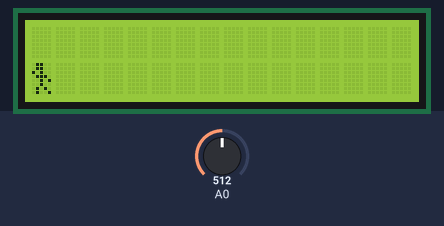
Recording of a sketch running on a simulated Arduino Uno, built with avr-gcc and run on an emulated ATmega328P. Shown: 16×2 character LCD. The test bench sets the inputs (shaded band); at power-on: A0 = 512. At 8.0 s the program stops and its outputs stay as they are.

Above: at 0.61 s.
1.3 s: A0 set to 50
At 1.63 s:
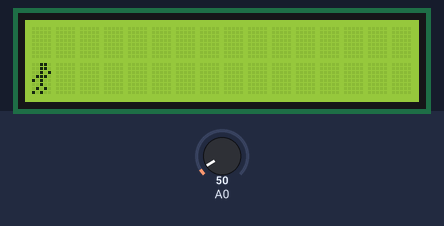
4.0 s: A0 set to 210
At 5.0 s:
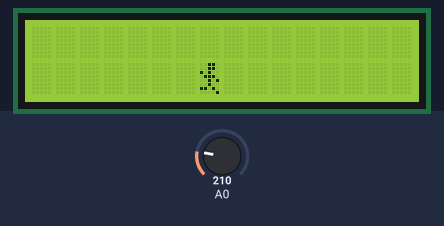
5.8 s: A0 set to 190
At 6.7 s:
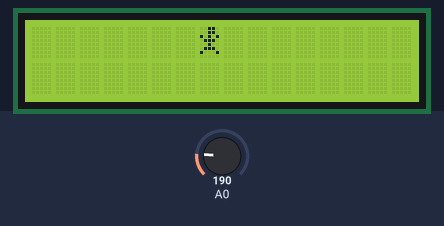
7.5 s: A0 set to 716
At 8.3 s:
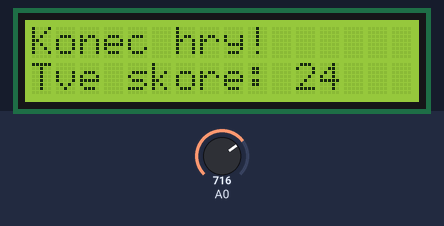
Timing chart, 0 to 9.5 s (numbered marks = the images above; inputs shaded):
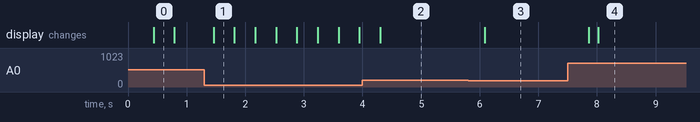

The sketch:

11_simple_stickman_game.ino
```cpp
#include <LiquidCrystal.h>

LiquidCrystal lcd(8,9,4,5,6,7);

byte personRight[8] = {
  0b00110,
  0b00110,
  0b00101,
  0b01110,
  0b10100,
  0b00100,
  0b01010,
  0b10100
};

byte personLeft[8] = {
  0b01100,
  0b01100,
  0b10100,
  0b01110,
  0b00101,
  0b00100,
  0b01010,
  0b01001
};

byte personJump[8] = {
  0b00110,
  0b00110,
  0b10101,
  0b01110,
  0b00100,
  0b01110,
  0b10001,
  0b00000
};

byte person[8] = {
  0b00110,
  0b00110,
  0b00100,
  0b01110,
  0b10101,
  0b00100,
  0b01010,
  0b01010
};

byte barrier[8] = {
  0b00000,
  0b00000,
  0b10001,
  0b11111,
  0b11111,
  0b10001,
  0b10001,
  0b10001
};

byte finish[8] = {
  0b10101,
  0b01010,
  0b10101,
  0b01010,
  0b10101,
  0b01010,
  0b10101,
  0b01010
};

byte star[8] = {
  0b00000,
  0b00100,
  0b01110,
  0b11111,
  0b01110,
  0b00100,
  0b01010,
  0b00000
};

byte secondRight[8] = {
  0b00110,
  0b00110,
  0b10100,
  0b01110,
  0b00101,
  0b00100,
  0b11010,
  0b00001
};

int horizontal = 2;
int vertical = 1;
int obstacle = 16;
int score = 0;

void setup() {
  lcd.begin(16,2);
  lcd.createChar(0, personRight);
  lcd.createChar(1, personLeft);
  lcd.createChar(2, personJump);
  lcd.createChar(3, secondRight);
  lcd.createChar(4, person);
  lcd.createChar(5, barrier);
  lcd.createChar(6, finish);
  lcd.createChar(7, star);
  menu();
}

void loop() {
  int command = analogRead(0);
  if (obstacle < 0) {
    if (score < 125) {
      obstacle = 15;
    }
  }
  if (score >= 125) {
    lcd.setCursor(14, 0);
    lcd.write(byte(6));
    lcd.setCursor(14, 1);
    lcd.write(byte(6));
    if (horizontal == 14) {
      lcd.clear();
      lcd.setCursor(0, 0);
      lcd.print(" ! Vyhral jsi !");
      lcd.setCursor(0, 1);
      for (int i = 0 ; i < 16 ; i++) {
        lcd.setCursor(i,1);
        lcd.write(byte(7));
      }
      while(true);
    }
    delay(150);
  }
  obstacle--;
  lcd.clear();
  //lcd.setCursor(horizontal, vertical);
  //lcd.write(byte(4));

  lcd.setCursor(obstacle, 1);
  lcd.write(byte(5));
  lcd.setCursor(obstacle + 1, 1);
  lcd.print(" ");
  // check if stickman jumped over barrier:
  if (horizontal == obstacle && vertical == 1) {
    lcd.clear();
    lcd.setCursor(0, 0);
    lcd.print("Konec hry!");
    lcd.setCursor(0, 1);
    lcd.print("Tve skore: ");
    lcd.setCursor(11, 1);
    lcd.print(score);
    while(true);
    // end of the game..
  }
  vertical = 1;
  if (score > 125) {
    lcd.setCursor(horizontal, vertical);
    lcd.write(byte(4));
  }
  else if (score % 2 == 0) {
    lcd.setCursor(horizontal, vertical);
    lcd.write(byte(3));
  } else {
    lcd.setCursor(horizontal, vertical);
    lcd.write(byte(0));
  }
  // check for pressed button:
  if (command < 60 && horizontal < 14) {
    horizontal++;
    lcd.clear();
    lcd.setCursor(horizontal, vertical);
    lcd.write(byte(0));
    delay(200);
  }
  else if (command < 200) {
    vertical--;
    lcd.clear();
    lcd.setCursor(horizontal, vertical);
    lcd.write(byte(2));
    delay(200);
  }
  else if (command < 400) {
    vertical++;
    lcd.clear();
    lcd.setCursor(horizontal, vertical);
    lcd.write(byte(3));
    delay(200);
    vertical--;
  }
  else if (command < 600 && horizontal >= 0) {
    horizontal--;
    lcd.clear();
    lcd.setCursor(horizontal, vertical);
    lcd.write(byte(1));
    delay(200);
  }
  // select button
  else if (command < 800) {
    lcd.clear();
  }
  score++;
  delay(150);
}

// start menu:
void menu() {
  lcd.setCursor(2, 0);
  lcd.write(byte(0));
  lcd.print(" Stickman");
  lcd.setCursor(13, 0);
  lcd.write(byte(0));
  lcd.setCursor(3, 1);
  lcd.print("§------§");
  while(true) {
    int com = analogRead(0);
    if (com < 800) {
      lcd.clear();
      break;
    }
  }
}
```

Measured:
- after the input at 1.3 s, the display: changes after 0.16 s (image 1)
- after the input at 4.0 s, the display: changes after 0.30 s (image 2)
- after the input at 5.8 s, the display: changes after 0.28 s (image 3)
- after the input at 7.5 s, the display: first changes after 0.36 s (image 4 shows a later state)
